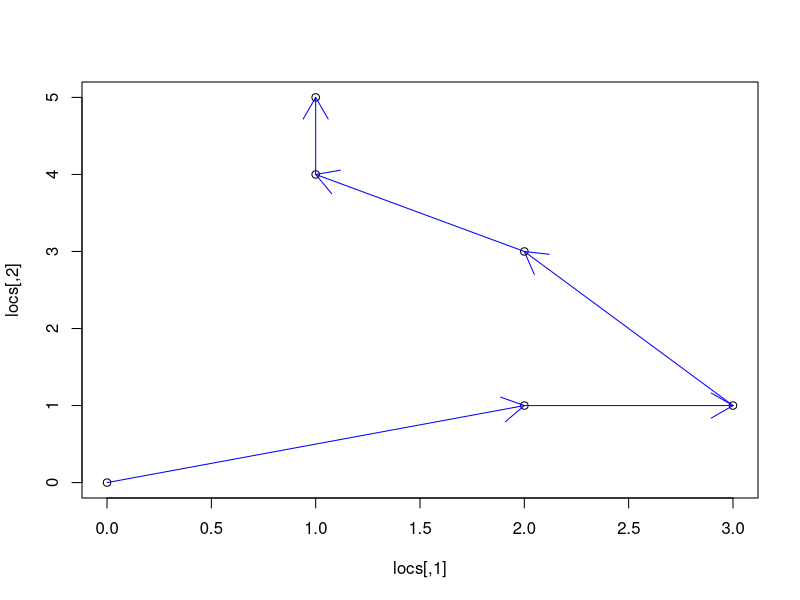
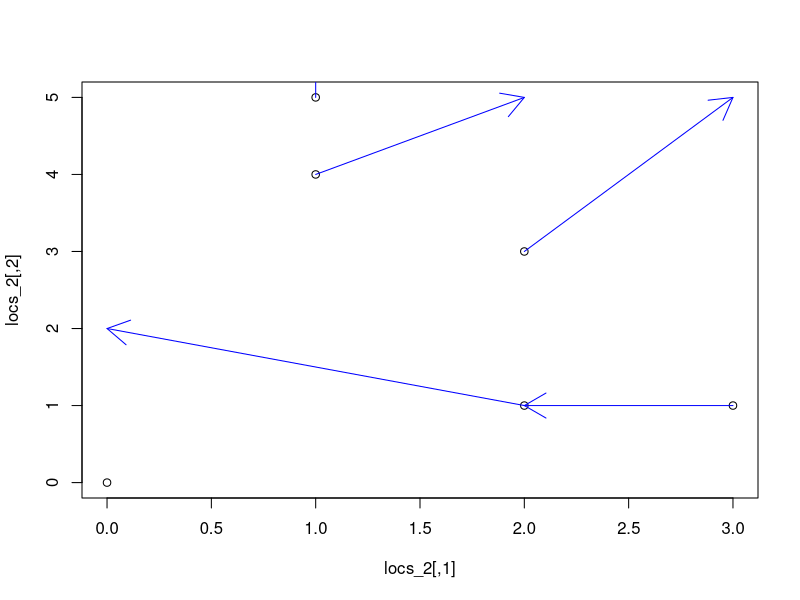
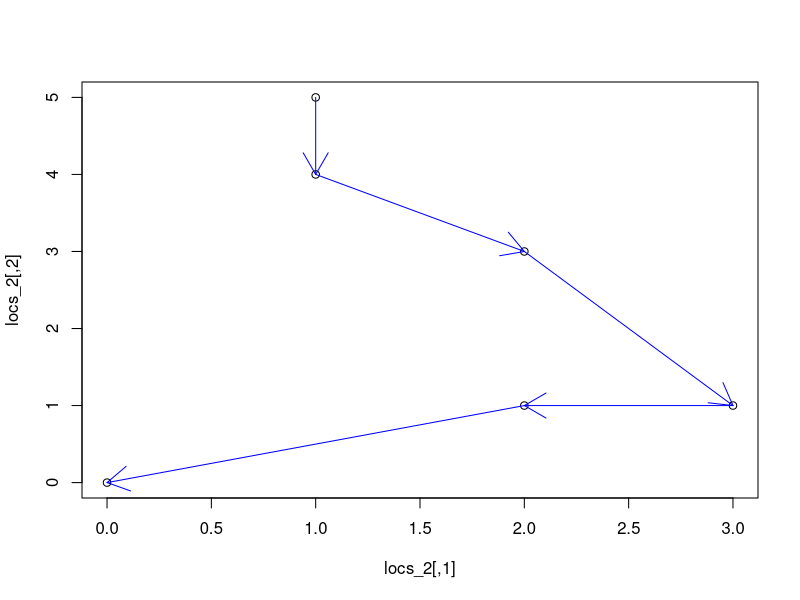

These charts were generated, in order, by the following R code:
a <- c(1,0)
b <- c(1,1)

dist <- function(v1, v2){
  return(sqrt(sum((v1 - v2)^2)))
}

angle <- function(v1, v2){
  return(acos(v1%*%v2/dist(v1,0)/dist(v2,0))/(2*pi)*360)
}

dist(a,b)
angle(a,b)

######  Path-finding function

pathfinder <- function(X){
  n <- nrow(X)
  step_length <- numeric(n-1)
  step_dir <- numeric(n-1)
  for(ii in 1:(n-1)){
    step_length[ii] <- dist(X[ii, ], X[ii+1, ])
    step_dir[ii] <- angle(X[ii+1, ] - X[ii, ], c(1, 0))
  }
  total_length <- sum(step_length)
  return( list(step_length, step_dir, total_length) )
}

### Try on basic example
locs <- matrix(c(0, 2, 3, 2, 1, 1, 0, 1, 1, 3, 4, 5), 6, 2)

pth <- pathfinder(locs)

# Is this correct?
plot(locs)

for(ii in 1:(nrow(locs)-1)){
  ang_rad <- (pth[[2]][ii] / 360) * (2 * pi)
  seg_start <- locs[ii, ]
  seg_end <- locs[ii, ] + pth[[1]][ii] * c(cos(ang_rad), sin(ang_rad))
  arrows(seg_start[1], seg_start[2], seg_end[1], seg_end[2], col="blue")
}

# YES!

### Try on the same locations but inverted

locs_2 <- locs[nrow(locs):1, ]

pth <- pathfinder(locs_2)

plot(locs_2)

for(ii in 1:(nrow(locs_2)-1)){
  ang_rad <- (pth[[2]][ii] / 360) * (2 * pi)
  seg_start <- locs_2[ii, ]
  seg_end <- locs_2[ii, ] + pth[[1]][ii] * c(cos(ang_rad), sin(ang_rad))
  arrows(seg_start[1], seg_start[2], seg_end[1], seg_end[2], col="blue")
}
# This looks wrong... why?

angle(c(1, 1), c(1, 0)) # OK

angle(c(1, -1), c(1, 0)) # NOT OK!!

# We can't distinguish between the two cases, 
# because we are using the absolute value of the angle.
# We need to take into account the sign of the y-component
# of the step vector.

# We need to edit pathfinder
pathfinder_2 <- function(X){
  n <- nrow(X)
  step_length <- numeric(n-1)
  step_dir <- numeric(n-1)
  for(ii in 1:(n-1)){
    step_length[ii] <- dist(X[ii, ], X[ii+1, ])
    step_dir[ii] <- angle(X[ii+1, ] - X[ii, ], c(1, 0))
    step <- X[ii + 1, ] - X[ii, ]
    if (step[2] < 0) {
      step_dir[ii] <- 360 - step_dir[ii]
    }
  }
  total_length <- sum(step_length)
  return( list(step_length, step_dir, total_length) )
}

pth <- pathfinder_2(locs_2)

# Is this correct?
plot(locs_2)

for(ii in 1:(nrow(locs_2)-1)){
  ang_rad <- (pth[[2]][ii] / 360) * (2 * pi)
  seg_start <- locs_2[ii, ]
  seg_end <- locs_2[ii, ] + pth[[1]][ii] * c(cos(ang_rad), sin(ang_rad))
  arrows(seg_start[1], seg_start[2], seg_end[1], seg_end[2], col="blue")
}
